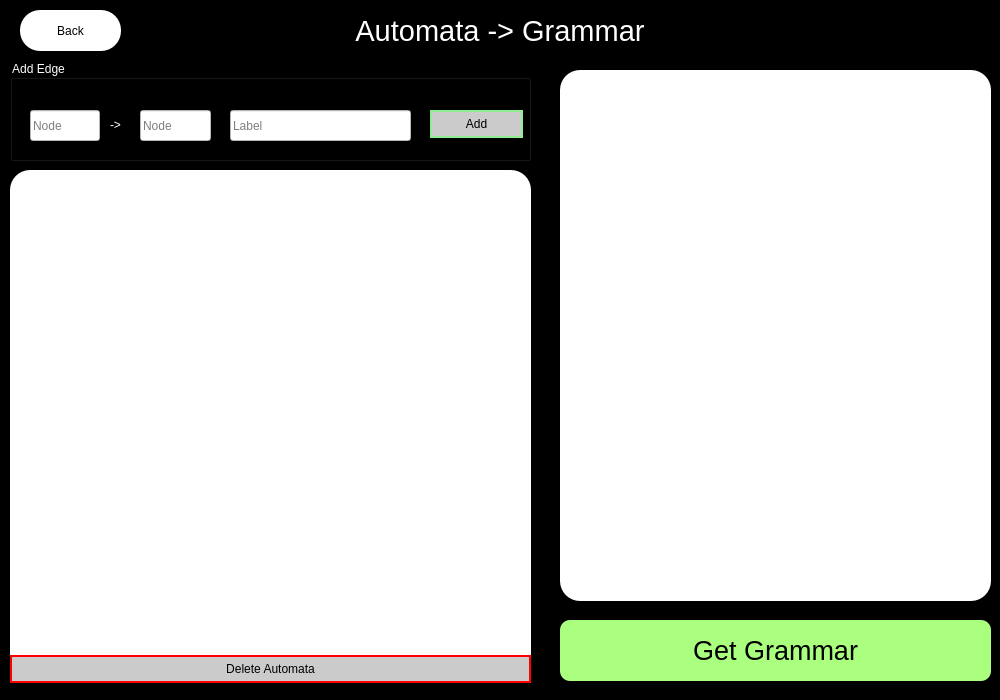
<?xml version="1.0" encoding="UTF-8"?>
<ui version="4.0">
 <class>Dialog</class>
 <widget class="QDialog" name="Dialog">
  <property name="geometry">
   <rect>
    <x>0</x>
    <y>0</y>
    <width>1000</width>
    <height>700</height>
   </rect>
  </property>
  <property name="windowTitle">
   <string>Dialog</string>
  </property>
  <property name="styleSheet">
   <string notr="true">background-color: rgb(0, 0, 0);</string>
  </property>
  <widget class="QPushButton" name="back_btn">
   <property name="geometry">
    <rect>
     <x>15</x>
     <y>15</y>
     <width>101</width>
     <height>41</height>
    </rect>
   </property>
   <property name="styleSheet">
    <string notr="true">QPushButton:hover {
    background-color: lightgreen;
	color: white;
}
QPushButton{
font: 75 15pt &quot;MS Shell Dlg 2&quot;;
color: rgb(0, 0, 0);
background-color: rgb(255, 255, 255);
border-radius:20px;
}
</string>
   </property>
   <property name="text">
    <string>Back</string>
   </property>
  </widget>
  <widget class="QLabel" name="label">
   <property name="geometry">
    <rect>
     <x>0</x>
     <y>0</y>
     <width>1000</width>
     <height>61</height>
    </rect>
   </property>
   <property name="font">
    <font>
     <family>MS Shell Dlg 2</family>
     <pointsize>22</pointsize>
     <weight>9</weight>
     <italic>false</italic>
     <bold>false</bold>
    </font>
   </property>
   <property name="styleSheet">
    <string notr="true">background-color: rgb(0, 0, 0);
font: 75 22pt &quot;MS Shell Dlg 2&quot;;
padding: 10 px;
color: rgb(255, 255, 255);</string>
   </property>
   <property name="text">
    <string>Automata -&gt; Grammar</string>
   </property>
   <property name="alignment">
    <set>Qt::AlignCenter</set>
   </property>
  </widget>
  <widget class="QPushButton" name="back_button">
   <property name="geometry">
    <rect>
     <x>20</x>
     <y>10</y>
     <width>101</width>
     <height>41</height>
    </rect>
   </property>
   <property name="styleSheet">
    <string notr="true">QPushButton:hover {
    background-color: lightgreen;
	color: white;
}
QPushButton{
font: 75 15pt &quot;MS Shell Dlg 2&quot;;
color: rgb(0, 0, 0);
background-color: rgb(255, 255, 255);
border-radius:20px;
}
</string>
   </property>
   <property name="text">
    <string>Back</string>
   </property>
  </widget>
  <widget class="QGroupBox" name="groupBox">
   <property name="geometry">
    <rect>
     <x>10</x>
     <y>60</y>
     <width>521</width>
     <height>101</height>
    </rect>
   </property>
   <property name="styleSheet">
    <string notr="true">font: 75 14pt &quot;MS Shell Dlg 2&quot;;
color:white;</string>
   </property>
   <property name="title">
    <string>Add Edge</string>
   </property>
   <widget class="QLineEdit" name="out_node">
    <property name="geometry">
     <rect>
      <x>20</x>
      <y>50</y>
      <width>70</width>
      <height>31</height>
     </rect>
    </property>
    <property name="styleSheet">
     <string notr="true">background-color: rgb(255, 255, 255);
font: 10pt &quot;MS Shell Dlg 2&quot;;
color:black;</string>
    </property>
    <property name="placeholderText">
     <string>Node</string>
    </property>
   </widget>
   <widget class="QLabel" name="label_2">
    <property name="geometry">
     <rect>
      <x>100</x>
      <y>57</y>
      <width>31</width>
      <height>16</height>
     </rect>
    </property>
    <property name="text">
     <string>-&gt;</string>
    </property>
   </widget>
   <widget class="QLineEdit" name="in_node">
    <property name="geometry">
     <rect>
      <x>130</x>
      <y>50</y>
      <width>71</width>
      <height>31</height>
     </rect>
    </property>
    <property name="styleSheet">
     <string notr="true">background-color: rgb(255, 255, 255);
font: 10pt &quot;MS Shell Dlg 2&quot;;
color:black;</string>
    </property>
    <property name="placeholderText">
     <string>Node</string>
    </property>
   </widget>
   <widget class="QLineEdit" name="edge_label">
    <property name="geometry">
     <rect>
      <x>220</x>
      <y>50</y>
      <width>181</width>
      <height>31</height>
     </rect>
    </property>
    <property name="styleSheet">
     <string notr="true">font: 10pt &quot;MS Shell Dlg 2&quot;;
color:black;
background-color:white;
</string>
    </property>
    <property name="placeholderText">
     <string>Label</string>
    </property>
   </widget>
   <widget class="QPushButton" name="add_edge_btn">
    <property name="geometry">
     <rect>
      <x>420</x>
      <y>50</y>
      <width>93</width>
      <height>28</height>
     </rect>
    </property>
    <property name="styleSheet">
     <string notr="true">QPushButton:hover {
    background-color: black;
	color: white;
}
QPushButton{
background-color: rgb(203, 203, 203);
color:black;
font: 75 12pt &quot;MS Shell Dlg 2&quot;;
border:2px solid lightgreen;
}
</string>
    </property>
    <property name="text">
     <string>Add</string>
    </property>
    <property name="checkable">
     <bool>false</bool>
    </property>
   </widget>
  </widget>
  <widget class="QLabel" name="automata_output">
   <property name="geometry">
    <rect>
     <x>10</x>
     <y>170</y>
     <width>521</width>
     <height>511</height>
    </rect>
   </property>
   <property name="styleSheet">
    <string notr="true">background-color: rgb(255, 255, 255);
border-radius:20px;</string>
   </property>
   <property name="text">
    <string/>
   </property>
  </widget>
  <widget class="QTextEdit" name="grammar_output">
   <property name="geometry">
    <rect>
     <x>560</x>
     <y>70</y>
     <width>431</width>
     <height>531</height>
    </rect>
   </property>
   <property name="styleSheet">
    <string notr="true">background-color: rgb(255, 255, 255);
font: 75 18pt &quot;MS Shell Dlg 2&quot;;
border-radius:20px;</string>
   </property>
  </widget>
  <widget class="QPushButton" name="del_btn">
   <property name="geometry">
    <rect>
     <x>10</x>
     <y>655</y>
     <width>521</width>
     <height>28</height>
    </rect>
   </property>
   <property name="styleSheet">
    <string notr="true">QPushButton:hover {
    background-color: black;
	color: red;
}
QPushButton{
background-color: rgb(203, 203, 203);
color:black;
font: 75 12pt &quot;MS Shell Dlg 2&quot;;
border:2px solid red ;
}
</string>
   </property>
   <property name="text">
    <string>Delete Automata</string>
   </property>
  </widget>
  <widget class="QPushButton" name="solve_btn">
   <property name="geometry">
    <rect>
     <x>560</x>
     <y>620</y>
     <width>431</width>
     <height>61</height>
    </rect>
   </property>
   <property name="font">
    <font>
     <family>MS Shell Dlg 2</family>
     <pointsize>20</pointsize>
     <weight>50</weight>
     <italic>false</italic>
     <bold>false</bold>
    </font>
   </property>
   <property name="styleSheet">
    <string notr="true">QPushButton:hover {
    background-color: orange;
	color: white;
}

QPushButton{
background-color: rgb(170, 255, 127);
border-radius:10px;
color:black solid;
}

</string>
   </property>
   <property name="text">
    <string>Get Grammar</string>
   </property>
   <property name="default">
    <bool>true</bool>
   </property>
  </widget>
 </widget>
 <resources/>
 <connections/>
</ui>
